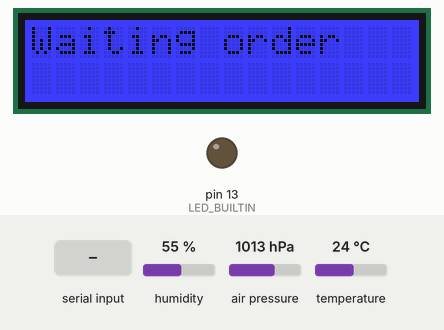
Bench run of a sketch on a simulated Arduino Uno, built with avr-gcc and run on an emulated ATmega328P. On the bench: 16×2 character LCD, output pins drawn as LEDs (lit = HIGH). The inputs (shaded band) are chosen by the test bench; at power-on: humidity 55 %, air pressure 1013 hPa, temperature 24 °C. What the sketch prints to the serial monitor is not drawn.

Above: at 1.7 s.
1.8 s: "temp\n" received over Serial
At 2.6 s:
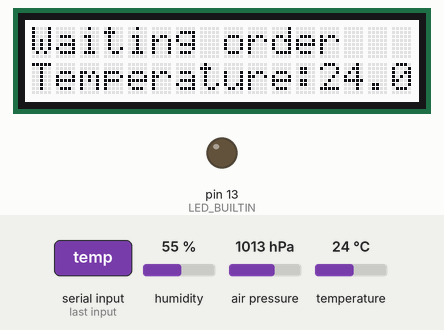
3.8 s: "hum\n" received over Serial
At 4.7 s:
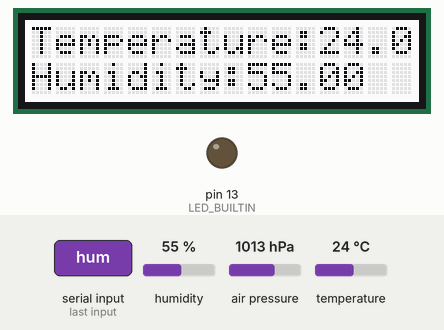
5.8 s: "pre\n" received over Serial
At 7.5 s:
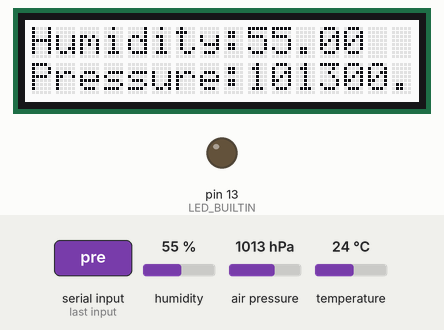
7.8 s: "1\n" received over Serial
At 8.9 s:
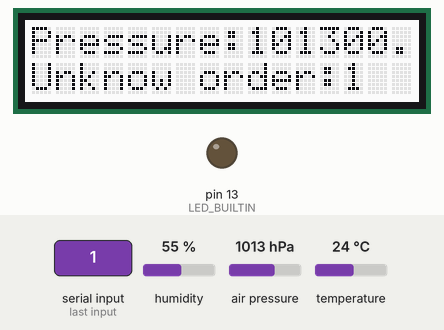
9.8 s: "0\n" received over Serial
At 11.5 s:
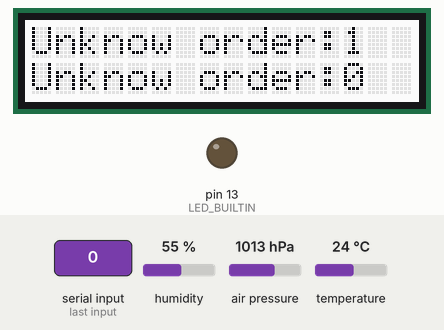
11.8 s: "2\n" received over Serial
At 12.2 s:
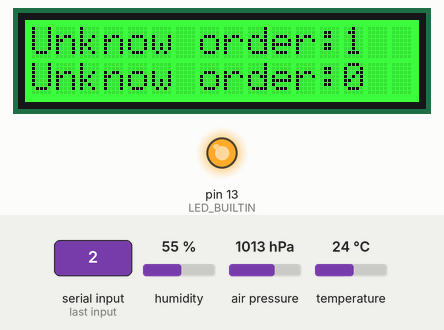
Timing chart, 0 to 14.8 s (numbered marks = the images above; inputs shaded):
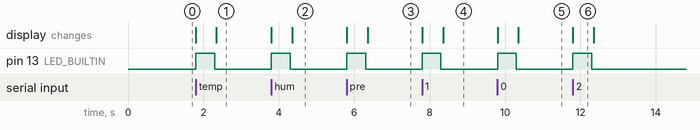

The sketch:

08_03_in_out.ino
```cpp
#include <Wire.h>
#include "rgb_lcd.h"
#include "Seeed_BME280.h"

BME280 bme280;
rgb_lcd lcd;
String previous="";
String data="Waiting order";

void setup() {
  pinMode(LED_BUILTIN, OUTPUT);
  lcd.begin(16, 2);
  lcd.setRGB(0, 0, 255);
  int i = bme280.init();
  lcd.print(data);
  delay(500);
  Serial.begin(9600);
  Serial.println(data);
}

void loop() {
  if(Serial.available() > 0) {
    digitalWrite(LED_BUILTIN, HIGH);
    lcd.setRGB(0,255,0);
    delay(100);
    previous = data;
    String input = Serial.readStringUntil('\n');
    if (input == "temp") {
      float temp = bme280.getTemperature();
      data = "Temperature:"+String(temp);
    }
    else if (input == "hum") {
      float hum = bme280.getHumidity();
      data = "Humidity:"+String(hum);
    }
    else if (input == "pre") {
      float pre = bme280.getPressure();
      data = "Pressure:"+String(pre);
    }
    else {
      data = "Unknow order:"+String(input);
    }
    Serial.println(data);
    data = data + "               ";
    delay(400);
    digitalWrite(LED_BUILTIN, LOW);
    lcd.setCursor(0, 0);
    lcd.print(previous);
    lcd.setCursor(0,1);
    lcd.print(data);
    lcd.setRGB(255, 255, 255);
  }
}
```

Measured:
- after the input at 1.8 s, pin 13 (LED_BUILTIN): LOW → HIGH at once, → LOW 0.50 s later; the display: first changes at once (image 1 shows a later state)
- after the input at 3.8 s, pin 13 (LED_BUILTIN): LOW → HIGH at once, → LOW 0.50 s later; the display: first changes at once (image 2 shows a later state)
- after the input at 5.8 s, pin 13 (LED_BUILTIN): LOW → HIGH at once, → LOW 0.50 s later; the display: first changes at once (image 3 shows a later state)
- after the input at 7.8 s, pin 13 (LED_BUILTIN): LOW → HIGH at once, → LOW 0.50 s later; the display: first changes at once (image 4 shows a later state)
- after the input at 9.8 s, pin 13 (LED_BUILTIN): LOW → HIGH at once, → LOW 0.50 s later; the display: first changes at once (image 5 shows a later state)
- after the input at 11.8 s, pin 13 (LED_BUILTIN): LOW → HIGH at once, → LOW 0.50 s later; the display: changes at once (image 6)
- what the display in image 6 shows lasts 0.6 s, from 11.8 s to 12.4 s
